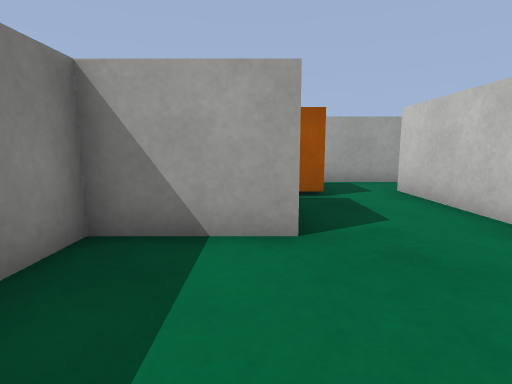
[1] (above)

17 first-person views from a walk through a 3-D level made in the Unity game engine. The camera is 0.51 m above the floor, tilts 8° down and sees 80° across. The floor is counted in squares, 0.5 m on a side. Each view is taken from the middle of a square. On the plan, view 1 faces up. The plan holds only what a view shows up to about 12 squares ahead; the rest is blank. The player character is not drawn. Surface patterns are stand-ins for the level's own textures.

[2]
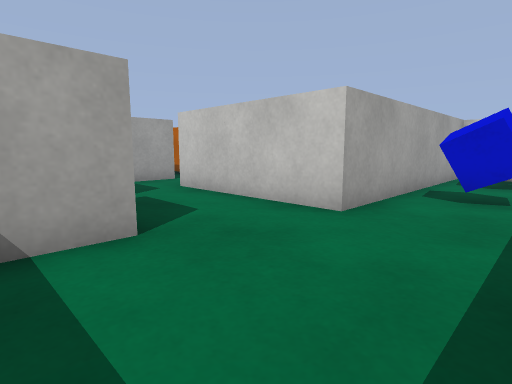

[3]
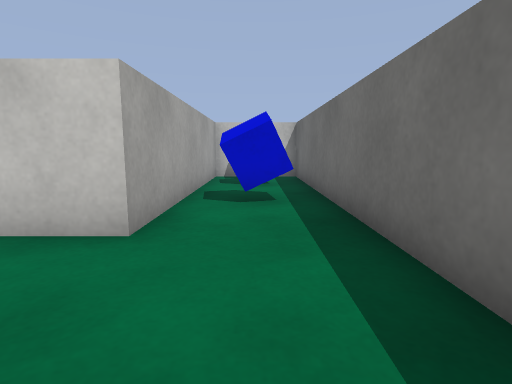

[4]
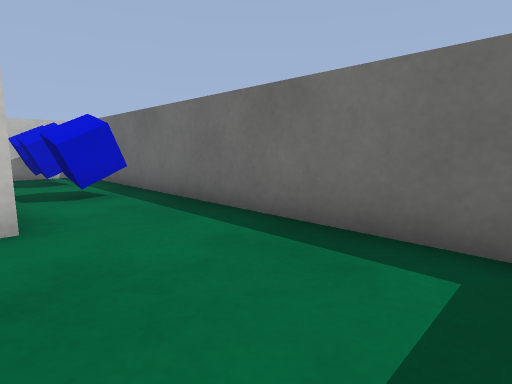

[5]
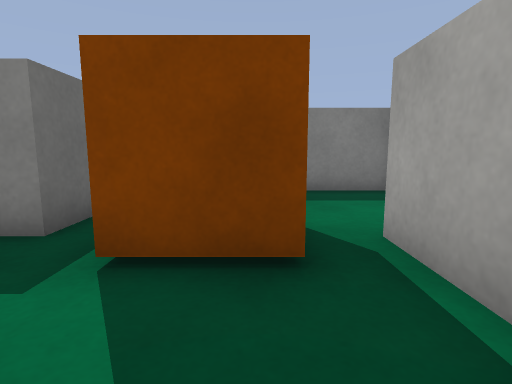

[6]
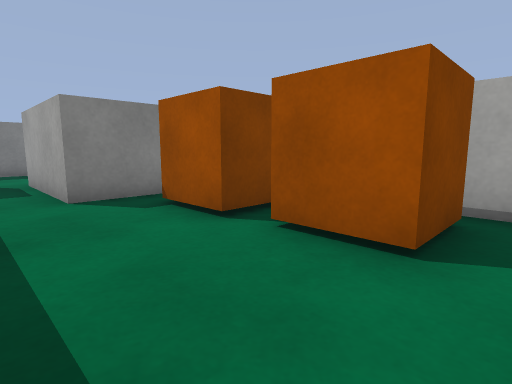

[7]
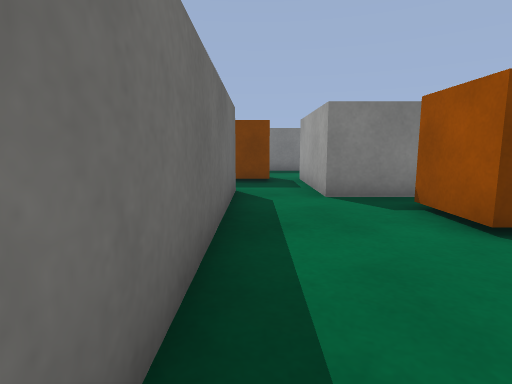

[8]
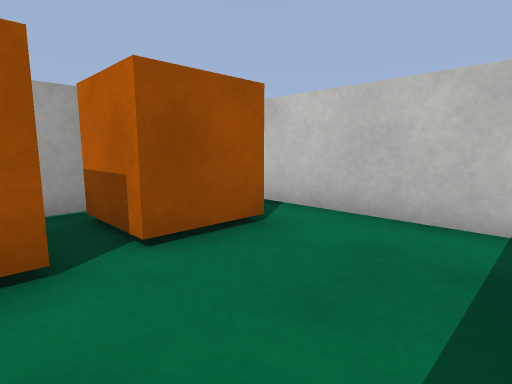

[9]
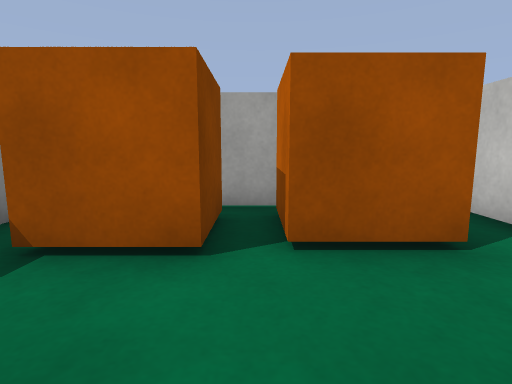

[10]
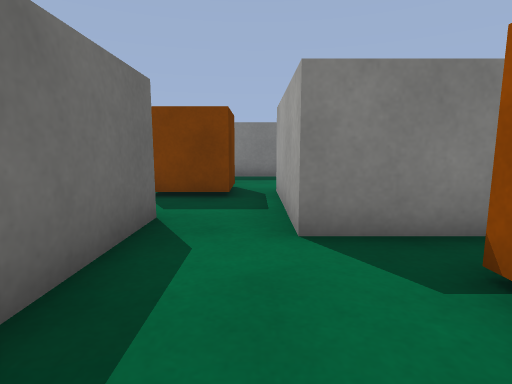

[11]
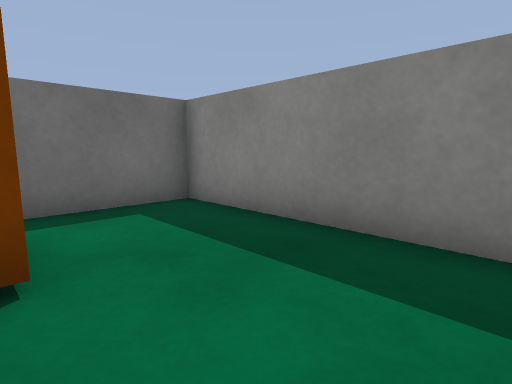

[12]
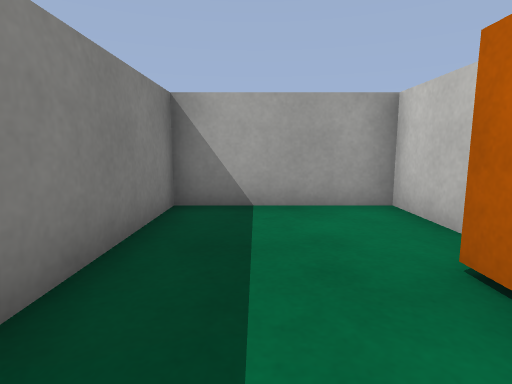

[13]
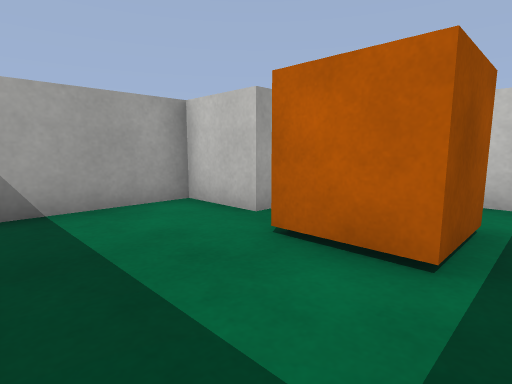

[14]
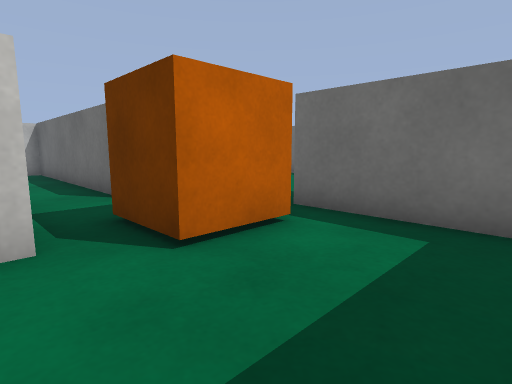

[15]
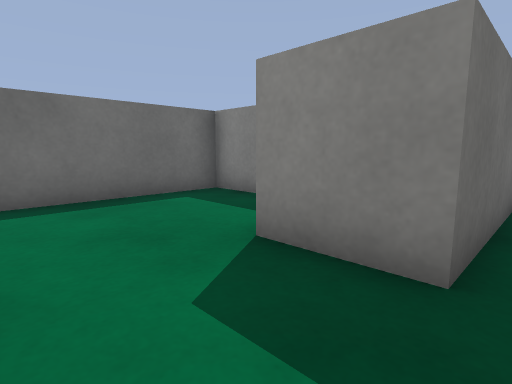

[16]
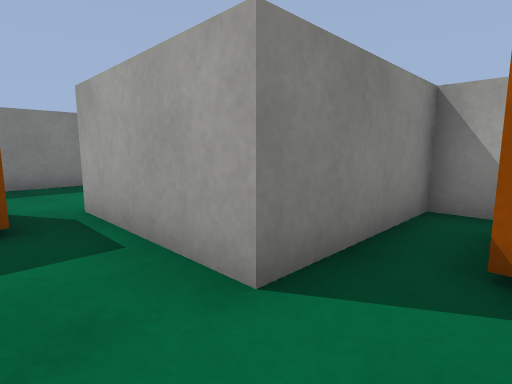

[17]
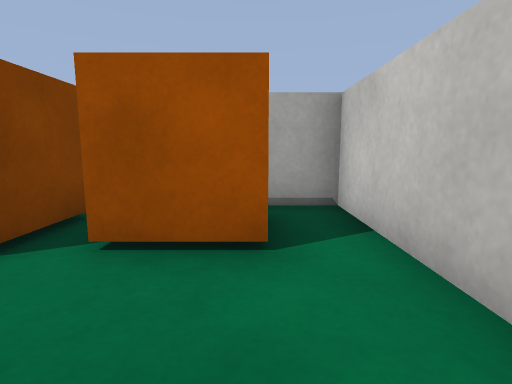

### Floor plan
Ten units are one square. View 1 is at (0, 0); x grows to the right and y downward. Boxes are objects, and circles mark ways between rooms. Rooms are numbered by the first view taken in them; rooms with no view inside come last. Other rooms are left out.
<svg viewBox="-40 -140 160 150">
<path fill="none" stroke="#000" d="M35 -95 5 -95 5 -115 -35 -115 -35 -55 5 -55 5 -35 -20 -35 -20 5 115 5 115 -25 35 -25 35 -75M54 -135 45 -135 45 -95 35 -95M35 -75 115 -75 115 -135 74 -135"/>
<rect x="-5" y="-85" width="20" height="20" fill="#bbb"><title>orange box</title></rect>
<rect x="55" y="-15" width="10" height="10" fill="#bbb"><title>blue cube</title></rect>
<rect x="85" y="-15" width="10" height="10" fill="#bbb"><title>blue cube</title></rect>
<rect x="95" y="-15" width="20" height="10" fill="#bbb"><title>blue cube</title></rect>
<rect x="55" y="-125" width="20" height="20" fill="#bbb"><title>orange box</title></rect>
<rect x="75" y="-135" width="30" height="30" fill="#bbb"><title>orange box</title></rect>
<circle cx="40" cy="-85" r="3" fill="#2a7"/>
<text x="20" y="-40">1</text>
<text x="80" y="-100">2</text>
</svg>
Room 1 opens to room 2.

Where each view was taken, in squares from view 1:
view 1: 0 up, 0 right, facing up
view 2: 0 up, 1 left, facing up-right
view 3: 1 up, 0 right, facing right
view 4: 3 up, 1 left, facing down-right
view 5: 8 up, 4 right, facing left
view 6: 8 up, 11 right, facing up-left
view 7: 8 up, 11 right, facing left
view 8: 8 up, 7 right, facing up-right
view 9: 8 up, 8 right, facing up
view 10: 9 up, 8 right, facing left
view 11: 11 up, 0 right, facing down-left
view 12: 6 up, 2 left, facing up
view 13: 6 up, 3 left, facing up-right
view 14: 10 up, 3 left, facing down-right
view 15: 6 up, 3 right, facing down-left
view 16: 8 up, 6 right, facing up-left
view 17: 8 up, 10 right, facing up
